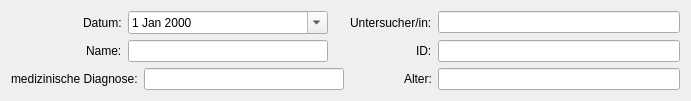
        <widget class="QWidget" name="layoutWidget_108">
         <property name="geometry">
          <rect>
           <x>10</x>
           <y>10</y>
           <width>691</width>
           <height>80</height>
          </rect>
         </property>
         <layout class="QVBoxLayout" name="verticalLayout_25">
          <item>
           <layout class="QHBoxLayout" name="horizontalLayout_12">
            <item>
             <spacer name="horizontalSpacer_7">
              <property name="orientation">
               <enum>Qt::Horizontal</enum>
              </property>
              <property name="sizeType">
               <enum>QSizePolicy::Fixed</enum>
              </property>
              <property name="sizeHint" stdset="0">
               <size>
                <width>72</width>
                <height>20</height>
               </size>
              </property>
             </spacer>
            </item>
            <item>
             <widget class="QLabel" name="lblDatumDAPDiagnostik">
              <property name="text">
               <string>Datum:</string>
              </property>
             </widget>
            </item>
            <item>
             <widget class="QDateEdit" name="deDatumDAPDiagnostik">
              <property name="minimumSize">
               <size>
                <width>200</width>
                <height>0</height>
               </size>
              </property>
              <property name="calendarPopup">
               <bool>true</bool>
              </property>
             </widget>
            </item>
            <item>
             <spacer name="horizontalSpacer_8">
              <property name="orientation">
               <enum>Qt::Horizontal</enum>
              </property>
              <property name="sizeHint" stdset="0">
               <size>
                <width>40</width>
                <height>20</height>
               </size>
              </property>
             </spacer>
            </item>
            <item>
             <widget class="QLabel" name="lblUntersucherDAPDiagnostik">
              <property name="text">
               <string>Untersucher/in:</string>
              </property>
             </widget>
            </item>
            <item>
             <widget class="QLineEdit" name="leUntersucherDAPDiagnostik">
              <property name="minimumSize">
               <size>
                <width>242</width>
                <height>0</height>
               </size>
              </property>
             </widget>
            </item>
           </layout>
          </item>
          <item>
           <layout class="QHBoxLayout" name="horizontalLayout_13">
            <item>
             <spacer name="horizontalSpacer_9">
              <property name="orientation">
               <enum>Qt::Horizontal</enum>
              </property>
              <property name="sizeType">
               <enum>QSizePolicy::Fixed</enum>
              </property>
              <property name="sizeHint" stdset="0">
               <size>
                <width>75</width>
                <height>20</height>
               </size>
              </property>
             </spacer>
            </item>
            <item>
             <widget class="QLabel" name="lblNameDAPDiagnostik">
              <property name="text">
               <string>Name:</string>
              </property>
             </widget>
            </item>
            <item>
             <widget class="QLineEdit" name="leNameDAPDiagnostik">
              <property name="minimumSize">
               <size>
                <width>200</width>
                <height>0</height>
               </size>
              </property>
              <property name="maximumSize">
               <size>
                <width>242</width>
                <height>16777215</height>
               </size>
              </property>
             </widget>
            </item>
            <item>
             <spacer name="horizontalSpacer_10">
              <property name="orientation">
               <enum>Qt::Horizontal</enum>
              </property>
              <property name="sizeHint" stdset="0">
               <size>
                <width>40</width>
                <height>20</height>
               </size>
              </property>
             </spacer>
            </item>
            <item>
             <widget class="QLabel" name="lblIDDAPDiagnostik">
              <property name="text">
               <string>ID:</string>
              </property>
             </widget>
            </item>
            <item>
             <widget class="QLineEdit" name="leIDDAPDiagnostik">
              <property name="minimumSize">
               <size>
                <width>242</width>
                <height>0</height>
               </size>
              </property>
              <property name="maximumSize">
               <size>
                <width>242</width>
                <height>16777215</height>
               </size>
              </property>
             </widget>
            </item>
           </layout>
          </item>
          <item>
           <layout class="QHBoxLayout" name="horizontalLayout_14">
            <item>
             <widget class="QLabel" name="lblMDDAPDiagnostik">
              <property name="text">
               <string>medizinische Diagnose:</string>
              </property>
             </widget>
            </item>
            <item>
             <widget class="QLineEdit" name="leMDDAPDiagnostik">
              <property name="minimumSize">
               <size>
                <width>200</width>
                <height>0</height>
               </size>
              </property>
              <property name="maximumSize">
               <size>
                <width>242</width>
                <height>16777215</height>
               </size>
              </property>
             </widget>
            </item>
            <item>
             <spacer name="horizontalSpacer_11">
              <property name="orientation">
               <enum>Qt::Horizontal</enum>
              </property>
              <property name="sizeHint" stdset="0">
               <size>
                <width>40</width>
                <height>20</height>
               </size>
              </property>
             </spacer>
            </item>
            <item>
             <widget class="QLabel" name="lblAlterDAPDiagnostik">
              <property name="text">
               <string>Alter:</string>
              </property>
             </widget>
            </item>
            <item>
             <widget class="QLineEdit" name="leAlterDAPDiagnostik">
              <property name="minimumSize">
               <size>
                <width>242</width>
                <height>0</height>
               </size>
              </property>
              <property name="maximumSize">
               <size>
                <width>242</width>
                <height>16777215</height>
               </size>
              </property>
             </widget>
            </item>
           </layout>
          </item>
         </layout>
        </widget>
